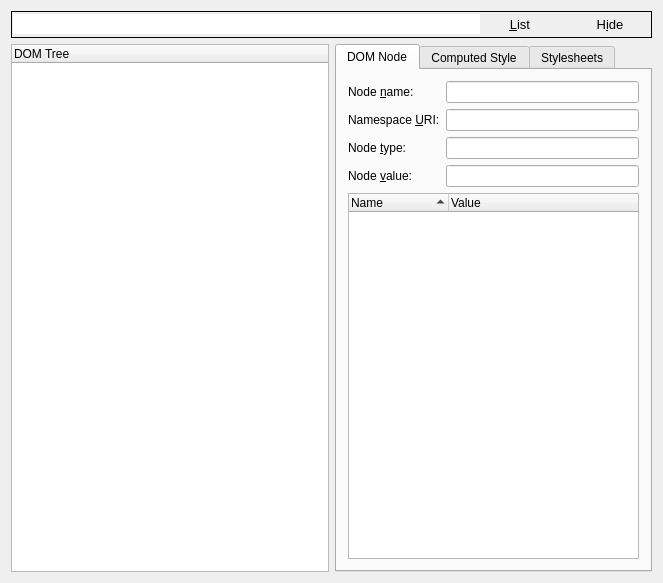
<ui version="4.0" >
 <class>DOMTreeViewBase</class>
 <widget class="QWidget" name="DOMTreeViewBase" >
  <property name="geometry" >
   <rect>
    <x>0</x>
    <y>0</y>
    <width>663</width>
    <height>583</height>
   </rect>
  </property>
  <property name="minimumSize" >
   <size>
    <width>600</width>
    <height>380</height>
   </size>
  </property>
  <property name="windowTitle" >
   <string>DOM Tree Viewer</string>
  </property>
  <layout class="QGridLayout" name="gridLayout" >
   <item row="0" column="0" colspan="2" >
    <widget class="QFrame" name="messageLinePane" >
     <property name="frameShape" >
      <enum>QFrame::Panel</enum>
     </property>
     <property name="frameShadow" >
      <enum>QFrame::Plain</enum>
     </property>
     <layout class="QHBoxLayout" >
      <property name="spacing" >
       <number>0</number>
      </property>
      <property name="margin" >
       <number>1</number>
      </property>
      <item>
       <widget class="KLineEdit" name="messageLine" >
        <property name="font" >
         <font>
          <weight>75</weight>
          <bold>true</bold>
         </font>
        </property>
        <property name="frame" >
         <bool>false</bool>
        </property>
        <property name="readOnly" >
         <bool>true</bool>
        </property>
       </widget>
      </item>
      <item>
       <widget class="KPushButton" name="messageListBtn" >
        <property name="font" >
         <font>
          <pointsize>10</pointsize>
         </font>
        </property>
        <property name="text" >
         <string>&amp;List</string>
        </property>
        <property name="flat" >
         <bool>true</bool>
        </property>
       </widget>
      </item>
      <item>
       <spacer name="spacer5" >
        <property name="orientation" >
         <enum>Qt::Horizontal</enum>
        </property>
        <property name="sizeType" >
         <enum>QSizePolicy::Fixed</enum>
        </property>
        <property name="sizeHint" stdset="0" >
         <size>
          <width>10</width>
          <height>20</height>
         </size>
        </property>
       </spacer>
      </item>
      <item>
       <widget class="KPushButton" name="messageHideBtn" >
        <property name="font" >
         <font>
          <pointsize>10</pointsize>
         </font>
        </property>
        <property name="text" >
         <string>H&amp;ide</string>
        </property>
        <property name="flat" >
         <bool>true</bool>
        </property>
       </widget>
      </item>
     </layout>
    </widget>
   </item>
   <item row="1" column="0" >
    <widget class="QTreeWidget" name="m_listView" >
     <property name="acceptDrops" >
      <bool>true</bool>
     </property>
     <property name="dragEnabled" >
      <bool>true</bool>
     </property>
     <property name="rootIsDecorated" >
      <bool>true</bool>
     </property>
     <column>
      <property name="text" >
       <string>DOM Tree</string>
      </property>
     </column>
    </widget>
   </item>
   <item row="1" column="1" >
    <widget class="QTabWidget" name="infoTab" >
     <property name="currentIndex" >
      <number>0</number>
     </property>
     <widget class="QWidget" name="domTab" >
      <attribute name="title" >
       <string>DOM Node</string>
      </attribute>
      <layout class="QVBoxLayout" name="verticalLayout" >
       <item>
        <layout class="QGridLayout" >
         <property name="margin" >
          <number>0</number>
         </property>
         <item row="3" column="0" >
          <widget class="QLabel" name="textLabel1_2_3" >
           <property name="text" >
            <string>Node &amp;value:</string>
           </property>
           <property name="wordWrap" >
            <bool>false</bool>
           </property>
           <property name="buddy" >
            <cstring>nodeValue</cstring>
           </property>
          </widget>
         </item>
         <item row="2" column="0" >
          <widget class="QLabel" name="textLabel1_2_2" >
           <property name="text" >
            <string>Node &amp;type:</string>
           </property>
           <property name="wordWrap" >
            <bool>false</bool>
           </property>
           <property name="buddy" >
            <cstring>nodeType</cstring>
           </property>
          </widget>
         </item>
         <item row="1" column="0" >
          <widget class="QLabel" name="textLabel1_2" >
           <property name="text" >
            <string>Namespace &amp;URI:</string>
           </property>
           <property name="wordWrap" >
            <bool>false</bool>
           </property>
           <property name="buddy" >
            <cstring>nodeNamespace</cstring>
           </property>
          </widget>
         </item>
         <item row="0" column="0" >
          <widget class="QLabel" name="textLabel1" >
           <property name="text" >
            <string>Node &amp;name:</string>
           </property>
           <property name="wordWrap" >
            <bool>false</bool>
           </property>
           <property name="buddy" >
            <cstring>nodeName</cstring>
           </property>
          </widget>
         </item>
         <item row="1" column="1" >
          <widget class="KLineEdit" name="nodeNamespace" >
           <property name="enabled" >
            <bool>true</bool>
           </property>
           <property name="readOnly" >
            <bool>true</bool>
           </property>
          </widget>
         </item>
         <item row="3" column="1" >
          <widget class="KLineEdit" name="nodeValue" >
           <property name="enabled" >
            <bool>true</bool>
           </property>
           <property name="readOnly" >
            <bool>true</bool>
           </property>
          </widget>
         </item>
         <item row="2" column="1" >
          <widget class="KLineEdit" name="nodeType" >
           <property name="enabled" >
            <bool>true</bool>
           </property>
           <property name="readOnly" >
            <bool>true</bool>
           </property>
          </widget>
         </item>
         <item row="0" column="1" >
          <widget class="KLineEdit" name="nodeName" >
           <property name="enabled" >
            <bool>true</bool>
           </property>
           <property name="readOnly" >
            <bool>true</bool>
           </property>
          </widget>
         </item>
        </layout>
       </item>
       <item>
        <widget class="QStackedWidget" name="nodeInfoStack" >
         <widget class="QWidget" name="ElementInfo" >
          <layout class="QVBoxLayout" >
           <property name="margin" >
            <number>0</number>
           </property>
           <item>
            <widget class="QTreeWidget" name="nodeAttributes" >
             <property name="focusPolicy" >
              <enum>Qt::StrongFocus</enum>
             </property>
             <property name="rootIsDecorated" >
              <bool>false</bool>
             </property>
             <property name="sortingEnabled" >
              <bool>true</bool>
             </property>
             <column>
              <property name="text" >
               <string>Name</string>
              </property>
             </column>
             <column>
              <property name="text" >
               <string>Value</string>
              </property>
             </column>
            </widget>
           </item>
          </layout>
         </widget>
         <widget class="QWidget" name="CharacterData" >
          <layout class="QVBoxLayout" >
           <property name="spacing" >
            <number>0</number>
           </property>
           <property name="margin" >
            <number>0</number>
           </property>
           <item>
            <widget class="KTextEdit" name="contentEditor" >
             <property name="tabChangesFocus" >
              <bool>false</bool>
             </property>
             <property name="acceptRichText" >
              <bool>true</bool>
             </property>
            </widget>
           </item>
           <item>
            <layout class="QHBoxLayout" >
             <property name="margin" >
              <number>0</number>
             </property>
             <item>
              <widget class="QPushButton" name="applyContent" >
               <property name="text" >
                <string>Appl&amp;y</string>
               </property>
              </widget>
             </item>
             <item>
              <spacer name="spacer1" >
               <property name="orientation" >
                <enum>Qt::Horizontal</enum>
               </property>
               <property name="sizeType" >
                <enum>QSizePolicy::Expanding</enum>
               </property>
               <property name="sizeHint" stdset="0" >
                <size>
                 <width>81</width>
                 <height>20</height>
                </size>
               </property>
              </spacer>
             </item>
            </layout>
           </item>
          </layout>
         </widget>
         <widget class="QWidget" name="Empty" />
        </widget>
       </item>
      </layout>
      <zorder></zorder>
      <zorder>nodeInfoStack</zorder>
     </widget>
     <widget class="QWidget" name="cssTab" >
      <attribute name="title" >
       <string>Computed Style</string>
      </attribute>
      <layout class="QVBoxLayout" name="verticalLayout_2" >
       <item>
        <widget class="QTreeWidget" name="cssProperties" >
         <property name="enabled" >
          <bool>false</bool>
         </property>
         <property name="rootIsDecorated" >
          <bool>false</bool>
         </property>
         <property name="allColumnsShowFocus" >
          <bool>true</bool>
         </property>
         <property name="columnCount" >
          <number>2</number>
         </property>
         <column>
          <property name="text" >
           <string>Property</string>
          </property>
         </column>
         <column>
          <property name="text" >
           <string>Value</string>
          </property>
         </column>
        </widget>
       </item>
      </layout>
     </widget>
     <widget class="QWidget" name="styleSheetsTab" >
      <attribute name="title" >
       <string>Stylesheets</string>
      </attribute>
      <layout class="QVBoxLayout" name="verticalLayout_3" >
       <item>
        <widget class="QTreeWidget" name="styleSheetsTree" >
         <property name="enabled" >
          <bool>false</bool>
         </property>
         <property name="headerHidden" >
          <bool>true</bool>
         </property>
         <column>
          <property name="text" >
           <string>1</string>
          </property>
         </column>
        </widget>
       </item>
      </layout>
     </widget>
    </widget>
   </item>
  </layout>
 </widget>
 <layoutdefault spacing="6" margin="11" />
  <customwidgets>
  <customwidget>
   <class>KLineEdit</class>
   <extends>QLineEdit</extends>
   <header>klineedit.h</header>
  </customwidget>
  <customwidget>
   <class>KPushButton</class>
   <extends>QPushButton</extends>
   <header>kpushbutton.h</header>
  </customwidget>
  <customwidget>
   <class>KTextEdit</class>
   <extends>QTextEdit</extends>
   <header>ktextedit.h</header>
  </customwidget>
 </customwidgets>
 <tabstops>
  <tabstop>m_listView</tabstop>
  <tabstop>nodeName</tabstop>
  <tabstop>nodeNamespace</tabstop>
  <tabstop>nodeType</tabstop>
  <tabstop>nodeValue</tabstop>
  <tabstop>contentEditor</tabstop>
  <tabstop>applyContent</tabstop>
  <tabstop>nodeAttributes</tabstop>
 </tabstops>
 <includes>
  <include location="local" >klineedit.h</include>
  <include location="local" >kpushbutton.h</include>
  <include location="local" >ktextedit.h</include>
 </includes>
 <resources/>
 <connections/>
</ui>
